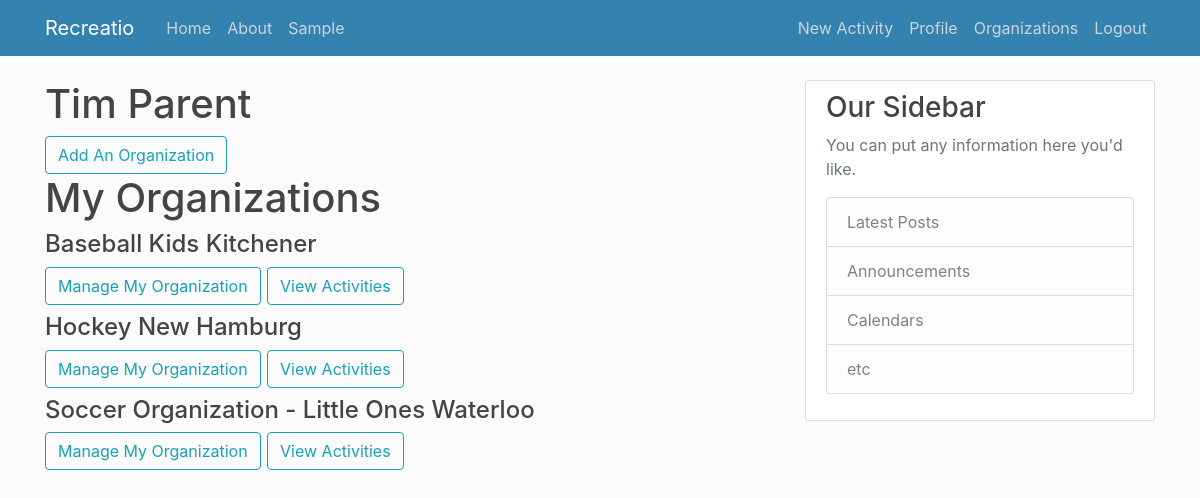
The app's page /my_organizations/ (signed in) with its own data.
### users/models.py (models this page shows, shortened)
class Organization(models.Model):
    name = models.CharField(max_length=50)
    city = models.CharField(max_length=40)
    leaders = models.ManyToManyField(Profile)

### users/views.py (the view)
# urls.py: path("my_organizations/",user_views.my_organizations, name="my_organizations"),
def my_organizations(request):
    profile = request.user   #extract the current user, can use this for multiple lookups
    profile_id = Profile.objects.get(user_id = profile.id)    #go to the profile objects and find ID
    org = Organization.objects.filter(leaders__id = profile_id.id).order_by('name')
    context = {
        'org': org
    }
    return render(request, 'users/my_organizations.html', context)

### users/templates/users/my_organizations.html
{% extends "web/base.html" %}
{% load crispy_forms_tags %}
{% block content %}
    <div class "content-section">
        <div class"media-body>
            <h2 class = "account-heading">{{ user.first_name }} {{ user.last_name }}</h2>
        </div>
        <div class ="form=group">
            <button class="btn btn-outline-info" onclick="location.href={% url 'add_organization' %}">Add An Organization</button>
        </div>
    </div>
    <div class "content-section">
        <div class"media-body>
            <h2 class = "account-heading">My Organizations</h2>
            {% for organization in org %}
                <h4>{{organization.name}} {{organization.city}} </h4>
                <h4><button class="btn btn-outline-info" /
                    onclick='location.href="manage_organization/{{organization.id }}";'> Manage My Organization</button>
                    <button class="btn btn-outline-info" /
                    onclick='location.href="org_view_activities/{{organization.id }}";'> View Activities</button>
                </h4>
            {% endfor%}
        </div>
    </div>
{% endblock content %}

### web/static/web/main.css (style rules this page uses)
body { background: #fafafac0; color: #333333; margin-top: 5rem; }
h1, h2, h3, h4, h5, h6 { color: #444444; }
.account-heading { font-size: 2.5rem; }

### records on screen
Organization: name "Baseball Kids", city "Kitchener"
Organization: name "Hockey", city "New Hamburg"
Organization: name "Soccer Organization - Little Ones", city "Waterloo"

### other values on screen
{{ user.first_name }} "Tim"
{{ user.last_name }} "Parent"
